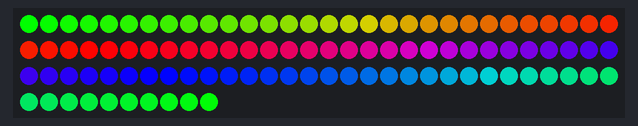
The program below on a simulated Raspberry Pi (BCM pin numbers). Parts: 100 RGB LEDs in strip order, left to right, continuing on the next row.

Above: at 0.16 s.
At 4.75 s:
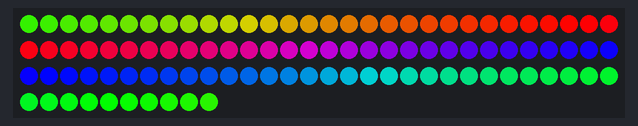
At 9.95 s:
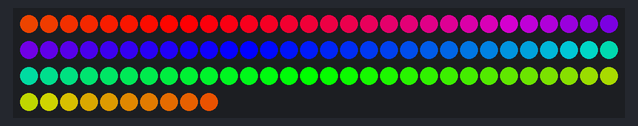
At 19.75 s:
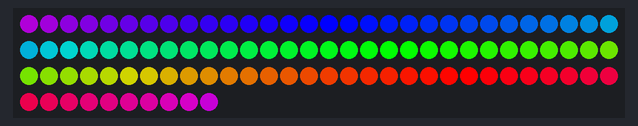
At 29.54 s:
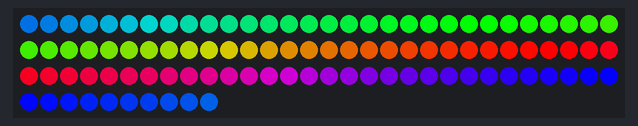
At 39.64 s:
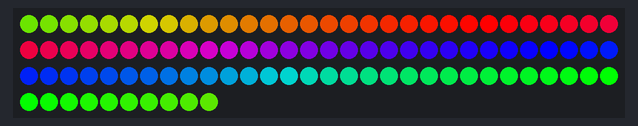

The program:

FadingRainbow.py
```python
#not my code
#Credit: Adafruit
# Simple test for NeoPixels on Raspberry Pi
import time
import board
import neopixel
import numpy as np
from settings import num_pixels, pixels

#transition speed
speed = 0.01 #seconds per transition


def wheel(pos):
    # Input a value 0 to 255 to get a color value.
    # The colours are a transition r - g - b - back to r.
    if pos < 0 or pos > 255:
        r = g = b = 0
    elif pos < 85:
        r = int(pos * 3)
        g = int(255 - pos * 3)
        b = 0
    elif pos < 170:
        pos -= 85
        r = int(255 - pos * 3)
        g = 0
        b = int(pos * 3)
    else:
        pos -= 170
        r = 0
        g = int(pos * 3)
        b = int(255 - pos * 3)
    return (r, g, b)


def rainbow_cycle(wait):

    for j in range(255):
        for i in range(num_pixels):
            pixel_index = (i * 256 // num_pixels) + j
            pixels[i] = wheel(pixel_index & 255)
        pixels.show()
        time.sleep(wait)


while True:
    rainbow_cycle(speed)
```

settings.py
```python
import board
import neopixel


#initialize pixels
pixel_pin = board.D18
num_pixels = 100
ORDER = neopixel.RGB
pixels = neopixel.NeoPixel(
    pixel_pin, num_pixels, auto_write=False, pixel_order=ORDER
)
```
